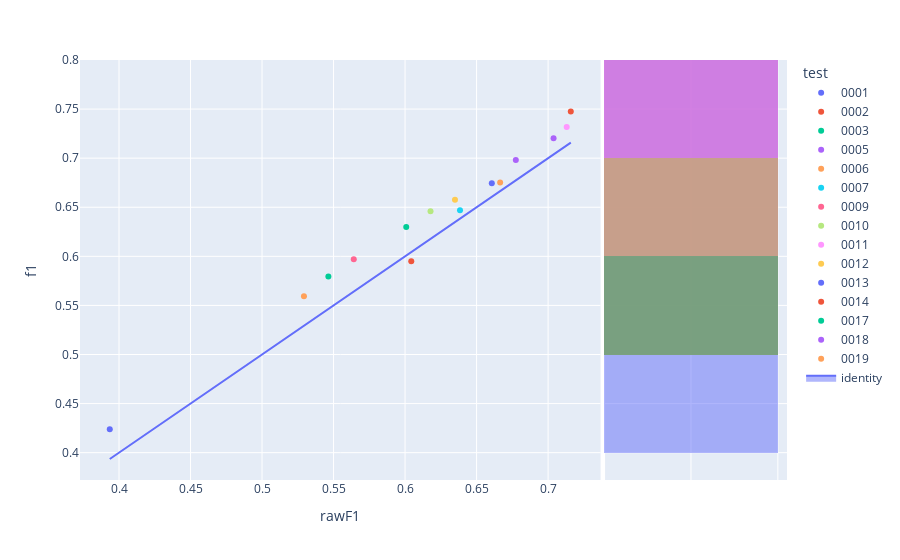

Here is the notebook cell this chart was saved with:
### Code cell
fig=px.scatter(experimentModels,x='rawF1',y='f1',color='test',hover_name='modelId', marginal_y="histogram")
fig.add_trace(
    go.Scatter(x=experimentModels['rawF1'], y=experimentModels['rawF1'], name="identity", mode='lines',fill="toself")
)
fig.show()

### Figure 1 — Plotly figure (JSON) as saved in the notebook; plotly's stock layout.template omitted (floating-point values rounded to 4 significant figures)
{"data": [{"hovertemplate": "<b>%{hovertext}</b><br><br>test=0001<br>rawF1=%{x}<br>f1=%{y}<extra></extra>", "hovertext": ["f3ec491b-0006-4caa-ae15-ae896cb2d67e"], "legendgroup": "0001", "marker": {"color": "#636efa", "symbol": "circle"}, "mode": "markers", "name": "0001", "orientation": "v", "showlegend": true, "type": "scatter", "x": [0.3936], "xaxis": "x", "y": [0.4238], "yaxis": "y"}, {"alignmentgroup": "True", "bingroup": "y", "hovertemplate": "test=0001<br>f1=%{y}<br>count=%{x}<extra></extra>", "legendgroup": "0001", "marker": {"color": "#636efa"}, "name": "0001", "offsetgroup": "0001", "opacity": 0.5, "showlegend": false, "type": "histogram", "xaxis": "x2", "y": [0.4238], "yaxis": "y2"}, {"hovertemplate": "<b>%{hovertext}</b><br><br>test=0002<br>rawF1=%{x}<br>f1=%{y}<extra></extra>", "hovertext": ["6491a608-d9e0-4af8-bfcb-4213b7921942"], "legendgroup": "0002", "marker": {"color": "#EF553B", "symbol": "circle"}, "mode": "markers", "name": "0002", "orientation": "v", "showlegend": true, "type": "scatter", "x": [0.7159], "xaxis": "x", "y": [0.7476], "yaxis": "y"}, {"alignmentgroup": "True", "bingroup": "y", "hovertemplate": "test=0002<br>f1=%{y}<br>count=%{x}<extra></extra>", "legendgroup": "0002", "marker": {"color": "#EF553B"}, "name": "0002", "offsetgroup": "0002", "opacity": 0.5, "showlegend": false, "type": "histogram", "xaxis": "x2", "y": [0.7476], "yaxis": "y2"}, {"hovertemplate": "<b>%{hovertext}</b><br><br>test=0003<br>rawF1=%{x}<br>f1=%{y}<extra></extra>", "hovertext": ["257f50f6-47f8-43cb-bd89-084609bb54f4"], "legendgroup": "0003", "marker": {"color": "#00cc96", "symbol": "circle"}, "mode": "markers", "name": "0003", "orientation": "v", "showlegend": true, "type": "scatter", "x": [0.6008], "xaxis": "x", "y": [0.6299], "yaxis": "y"}, {"alignmentgroup": "True", "bingroup": "y", "hovertemplate": "test=0003<br>f1=%{y}<br>count=%{x}<extra></extra>", "legendgroup": "0003", "marker": {"color": "#00cc96"}, "name": "0003", "offsetgroup": "0003", "opacity": 0.5, "showlegend": false, "type": "histogram", "xaxis": "x2", "y": [0.6299], "yaxis": "y2"}, {"hovertemplate": "<b>%{hovertext}</b><br><br>test=0005<br>rawF1=%{x}<br>f1=%{y}<extra></extra>", "hovertext": ["1531e4ee-35ce-4d1c-a1f9-c3c93a7adb13"], "legendgroup": "0005", "marker": {"color": "#ab63fa", "symbol": "circle"}, "mode": "markers", "name": "0005", "orientation": "v", "showlegend": true, "type": "scatter", "x": [0.6774], "xaxis": "x", "y": [0.6981], "yaxis": "y"}, {"alignmentgroup": "True", "bingroup": "y", "hovertemplate": "test=0005<br>f1=%{y}<br>count=%{x}<extra></extra>", "legendgroup": "0005", "marker": {"color": "#ab63fa"}, "name": "0005", "offsetgroup": "0005", "opacity": 0.5, "showlegend": false, "type": "histogram", "xaxis": "x2", "y": [0.6981], "yaxis": "y2"}, {"hovertemplate": "<b>%{hovertext}</b><br><br>test=0006<br>rawF1=%{x}<br>f1=%{y}<extra></extra>", "hovertext": ["ea67e468-eb31-4b91-9973-01efd704fdfd"], "legendgroup": "0006", "marker": {"color": "#FFA15A", "symbol": "circle"}, "mode": "markers", "name": "0006", "orientation": "v", "showlegend": true, "type": "scatter", "x": [0.5293], "xaxis": "x", "y": [0.5594], "yaxis": "y"}, {"alignmentgroup": "True", "bingroup": "y", "hovertemplate": "test=0006<br>f1=%{y}<br>count=%{x}<extra></extra>", "legendgroup": "0006", "marker": {"color": "#FFA15A"}, "name": "0006", "offsetgroup": "0006", "opacity": 0.5, "showlegend": false, "type": "histogram", "xaxis": "x2", "y": [0.5594], "yaxis": "y2"}, {"hovertemplate": "<b>%{hovertext}</b><br><br>test=0007<br>rawF1=%{x}<br>f1=%{y}<extra></extra>", "hovertext": ["36af1678-f8a9-4522-bf98-7726af8393a9"], "legendgroup": "0007", "marker": {"color": "#19d3f3", "symbol": "circle"}, "mode": "markers", "name": "0007", "orientation": "v", "showlegend": true, "type": "scatter", "x": [0.6384], "xaxis": "x", "y": [0.6468], "yaxis": "y"}, {"alignmentgroup": "True", "bingroup": "y", "hovertemplate": "test=0007<br>f1=%{y}<br>count=%{x}<extra></extra>", "legendgroup": "0007", "marker": {"color": "#19d3f3"}, "name": "0007", "offsetgroup": "0007", "opacity": 0.5, "showlegend": false, "type": "histogram", "xaxis": "x2", "y": [0.6468], "yaxis": "y2"}, {"hovertemplate": "<b>%{hovertext}</b><br><br>test=0009<br>rawF1=%{x}<br>f1=%{y}<extra></extra>", "hovertext": ["da8325b6-379e-496f-acb8-3c105a943c56"], "legendgroup": "0009", "marker": {"color": "#FF6692", "symbol": "circle"}, "mode": "markers", "name": "0009", "orientation": "v", "showlegend": true, "type": "scatter", "x": [0.5641], "xaxis": "x", "y": [0.5971], "yaxis": "y"}, {"alignmentgroup": "True", "bingroup": "y", "hovertemplate": "test=0009<br>f1=%{y}<br>count=%{x}<extra></extra>", "legendgroup": "0009", "marker": {"color": "#FF6692"}, "name": "0009", "offsetgroup": "0009", "opacity": 0.5, "showlegend": false, "type": "histogram", "xaxis": "x2", "y": [0.5971], "yaxis": "y2"}, {"hovertemplate": "<b>%{hovertext}</b><br><br>test=0010<br>rawF1=%{x}<br>f1=%{y}<extra></extra>", "hovertext": ["a832e8e9-3213-4caf-b34f-cdd51a27167b"], "legendgroup": "0010", "marker": {"color": "#B6E880", "symbol": "circle"}, "mode": "markers", "name": "0010", "orientation": "v", "showlegend": true, "type": "scatter", "x": [0.6178], "xaxis": "x", "y": [0.6459], "yaxis": "y"}, {"alignmentgroup": "True", "bingroup": "y", "hovertemplate": "test=0010<br>f1=%{y}<br>count=%{x}<extra></extra>", "legendgroup": "0010", "marker": {"color": "#B6E880"}, "name": "0010", "offsetgroup": "0010", "opacity": 0.5, "showlegend": false, "type": "histogram", "xaxis": "x2", "y": [0.6459], "yaxis": "y2"}, {"hovertemplate": "<b>%{hovertext}</b><br><br>test=0011<br>rawF1=%{x}<br>f1=%{y}<extra></extra>", "hovertext": ["8e0df4bf-4d23-4aa8-aa60-b26ac4bc4dbf"], "legendgroup": "0011", "marker": {"color": "#FF97FF", "symbol": "circle"}, "mode": "markers", "name": "0011", "orientation": "v", "showlegend": true, "type": "scatter", "x": [0.713], "xaxis": "x", "y": [0.7317], "yaxis": "y"}, {"alignmentgroup": "True", "bingroup": "y", "hovertemplate": "test=0011<br>f1=%{y}<br>count=%{x}<extra></extra>", "legendgroup": "0011", "marker": {"color": "#FF97FF"}, "name": "0011", "offsetgroup": "0011", "opacity": 0.5, "showlegend": false, "type": "histogram", "xaxis": "x2", "y": [0.7317], "yaxis": "y2"}, {"hovertemplate": "<b>%{hovertext}</b><br><br>test=0012<br>rawF1=%{x}<br>f1=%{y}<extra></extra>", "hovertext": ["a4b03b48-4c81-4340-b92a-12f602f553a2"], "legendgroup": "0012", "marker": {"color": "#FECB52", "symbol": "circle"}, "mode": "markers", "name": "0012", "orientation": "v", "showlegend": true, "type": "scatter", "x": [0.6349], "xaxis": "x", "y": [0.6575], "yaxis": "y"}, {"alignmentgroup": "True", "bingroup": "y", "hovertemplate": "test=0012<br>f1=%{y}<br>count=%{x}<extra></extra>", "legendgroup": "0012", "marker": {"color": "#FECB52"}, "name": "0012", "offsetgroup": "0012", "opacity": 0.5, "showlegend": false, "type": "histogram", "xaxis": "x2", "y": [0.6575], "yaxis": "y2"}, {"hovertemplate": "<b>%{hovertext}</b><br><br>test=0013<br>rawF1=%{x}<br>f1=%{y}<extra></extra>", "hovertext": ["36e2b73b-50a2-4f5b-a897-2d47546b9d67"], "legendgroup": "0013", "marker": {"color": "#636efa", "symbol": "circle"}, "mode": "markers", "name": "0013", "orientation": "v", "showlegend": true, "type": "scatter", "x": [0.6606], "xaxis": "x", "y": [0.6744], "yaxis": "y"}, {"alignmentgroup": "True", "bingroup": "y", "hovertemplate": "test=0013<br>f1=%{y}<br>count=%{x}<extra></extra>", "legendgroup": "0013", "marker": {"color": "#636efa"}, "name": "0013", "offsetgroup": "0013", "opacity": 0.5, "showlegend": false, "type": "histogram", "xaxis": "x2", "y": [0.6744], "yaxis": "y2"}, {"hovertemplate": "<b>%{hovertext}</b><br><br>test=0014<br>rawF1=%{x}<br>f1=%{y}<extra></extra>", "hovertext": ["4c85ce88-cb17-4ddb-b740-096dc6a82d9d"], "legendgroup": "0014", "marker": {"color": "#EF553B", "symbol": "circle"}, "mode": "markers", "name": "0014", "orientation": "v", "showlegend": true, "type": "scatter", "x": [0.6043], "xaxis": "x", "y": [0.5949], "yaxis": "y"}, {"alignmentgroup": "True", "bingroup": "y", "hovertemplate": "test=0014<br>f1=%{y}<br>count=%{x}<extra></extra>", "legendgroup": "0014", "marker": {"color": "#EF553B"}, "name": "0014", "offsetgroup": "0014", "opacity": 0.5, "showlegend": false, "type": "histogram", "xaxis": "x2", "y": [0.5949], "yaxis": "y2"}, {"hovertemplate": "<b>%{hovertext}</b><br><br>test=0017<br>rawF1=%{x}<br>f1=%{y}<extra></extra>", "hovertext": ["190d11b0-5ffe-4468-bceb-b8eb940b8f68"], "legendgroup": "0017", "marker": {"color": "#00cc96", "symbol": "circle"}, "mode": "markers", "name": "0017", "orientation": "v", "showlegend": true, "type": "scatter", "x": [0.5464], "xaxis": "x", "y": [0.5794], "yaxis": "y"}, {"alignmentgroup": "True", "bingroup": "y", "hovertemplate": "test=0017<br>f1=%{y}<br>count=%{x}<extra></extra>", "legendgroup": "0017", "marker": {"color": "#00cc96"}, "name": "0017", "offsetgroup": "0017", "opacity": 0.5, "showlegend": false, "type": "histogram", "xaxis": "x2", "y": [0.5794], "yaxis": "y2"}, {"hovertemplate": "<b>%{hovertext}</b><br><br>test=0018<br>rawF1=%{x}<br>f1=%{y}<extra></extra>", "hovertext": ["7966aa35-e638-45df-bea9-250c33a3ca62"], "legendgroup": "0018", "marker": {"color": "#ab63fa", "symbol": "circle"}, "mode": "markers", "name": "0018", "orientation": "v", "showlegend": true, "type": "scatter", "x": [0.7038], "xaxis": "x", "y": [0.7203], "yaxis": "y"}, {"alignmentgroup": "True", "bingroup": "y", "hovertemplate": "test=0018<br>f1=%{y}<br>count=%{x}<extra></extra>", "legendgroup": "0018", "marker": {"color": "#ab63fa"}, "name": "0018", "offsetgroup": "0018", "opacity": 0.5, "showlegend": false, "type": "histogram", "xaxis": "x2", "y": [0.7203], "yaxis": "y2"}, {"hovertemplate": "<b>%{hovertext}</b><br><br>test=0019<br>rawF1=%{x}<br>f1=%{y}<extra></extra>", "hovertext": ["6d036104-a9ed-4fe7-9d7c-14f319e9d0d8"], "legendgroup": "0019", "marker": {"color": "#FFA15A", "symbol": "circle"}, "mode": "markers", "name": "0019", "orientation": "v", "showlegend": true, "type": "scatter", "x": [0.6665], "xaxis": "x", "y": [0.6753], "yaxis": "y"}, {"alignmentgroup": "True", "bingroup": "y", "hovertemplate": "test=0019<br>f1=%{y}<br>count=%{x}<extra></extra>", "legendgroup": "0019", "marker": {"color": "#FFA15A"}, "name": "0019", "offsetgroup": "0019", "opacity": 0.5, "showlegend": false, "type": "histogram", "xaxis": "x2", "y": [0.6753], "yaxis": "y2"}, {"fill": "toself", "mode": "lines", "name": "identity", "type": "scatter", "x": [0.3936, 0.7159, 0.6008, 0.6774, 0.5293, 0.6384, 0.5641, 0.6178, 0.713, 0.6349, 0.6606, 0.6043, 0.5464, 0.7038, 0.6665], "y": [0.3936, 0.7159, 0.6008, 0.6774, 0.5293, 0.6384, 0.5641, 0.6178, 0.713, 0.6349, 0.6606, 0.6043, 0.5464, 0.7038, 0.6665]}], "layout": {"barmode": "overlay", "legend": {"title": {"text": "test"}, "tracegroupgap": 0}, "margin": {"t": 60}, "xaxis": {"anchor": "y", "domain": [0, 0.7363], "title": {"text": "rawF1"}}, "xaxis2": {"anchor": "y2", "domain": [0.7413, 1], "matches": "x2", "showgrid": true, "showline": false, "showticklabels": false, "ticks": ""}, "yaxis": {"anchor": "x", "domain": [0, 1], "title": {"text": "f1"}}, "yaxis2": {"anchor": "x2", "domain": [0, 1], "matches": "y", "showgrid": true, "showticklabels": false}}}
